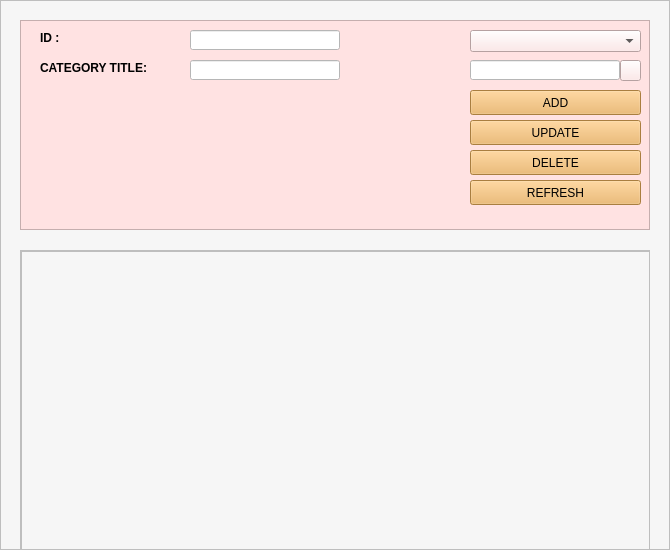
<?xml version="1.0" encoding="UTF-8"?>
<ui version="4.0">
 <class>Form</class>
 <widget class="QWidget" name="Form">
  <property name="geometry">
   <rect>
    <x>0</x>
    <y>0</y>
    <width>670</width>
    <height>550</height>
   </rect>
  </property>
  <property name="windowTitle">
   <string>Form</string>
  </property>
  <widget class="QFrame" name="content">
   <property name="geometry">
    <rect>
     <x>0</x>
     <y>0</y>
     <width>670</width>
     <height>550</height>
    </rect>
   </property>
   <property name="styleSheet">
    <string notr="true">background-color: #F6F6F6;
</string>
   </property>
   <property name="frameShape">
    <enum>QFrame::StyledPanel</enum>
   </property>
   <property name="frameShadow">
    <enum>QFrame::Raised</enum>
   </property>
   <widget class="QScrollArea" name="scrollArea_2">
    <property name="geometry">
     <rect>
      <x>20</x>
      <y>250</y>
      <width>630</width>
      <height>300</height>
     </rect>
    </property>
    <property name="widgetResizable">
     <bool>true</bool>
    </property>
    <widget class="QWidget" name="scrollAreaWidgetContents_2">
     <property name="geometry">
      <rect>
       <x>0</x>
       <y>0</y>
       <width>628</width>
       <height>298</height>
      </rect>
     </property>
     <widget class="QTableWidget" name="cat_table">
      <property name="geometry">
       <rect>
        <x>0</x>
        <y>0</y>
        <width>630</width>
        <height>300</height>
       </rect>
      </property>
     </widget>
    </widget>
   </widget>
   <widget class="QFrame" name="frame_2">
    <property name="geometry">
     <rect>
      <x>20</x>
      <y>20</y>
      <width>630</width>
      <height>210</height>
     </rect>
    </property>
    <property name="styleSheet">
     <string notr="true">background-color:#FFE2E2 ;</string>
    </property>
    <property name="frameShape">
     <enum>QFrame::StyledPanel</enum>
    </property>
    <property name="frameShadow">
     <enum>QFrame::Raised</enum>
    </property>
    <widget class="QLabel" name="label_7">
     <property name="geometry">
      <rect>
       <x>20</x>
       <y>10</y>
       <width>31</width>
       <height>16</height>
      </rect>
     </property>
     <property name="font">
      <font>
       <pointsize>9</pointsize>
       <weight>75</weight>
       <bold>true</bold>
      </font>
     </property>
     <property name="text">
      <string>ID :</string>
     </property>
    </widget>
    <widget class="QLabel" name="label_8">
     <property name="geometry">
      <rect>
       <x>20</x>
       <y>40</y>
       <width>151</width>
       <height>16</height>
      </rect>
     </property>
     <property name="font">
      <font>
       <pointsize>9</pointsize>
       <weight>75</weight>
       <bold>true</bold>
      </font>
     </property>
     <property name="text">
      <string>CATEGORY TITLE:</string>
     </property>
    </widget>
    <widget class="QLineEdit" name="txtCatID">
     <property name="geometry">
      <rect>
       <x>170</x>
       <y>10</y>
       <width>150</width>
       <height>20</height>
      </rect>
     </property>
     <property name="styleSheet">
      <string notr="true">background-color: #FFFFFF;
</string>
     </property>
    </widget>
    <widget class="QPushButton" name="btnfind">
     <property name="geometry">
      <rect>
       <x>600</x>
       <y>40</y>
       <width>21</width>
       <height>21</height>
      </rect>
     </property>
     <property name="text">
      <string/>
     </property>
     <property name="icon">
      <iconset>
       <normaloff>img/search.png</normaloff>img/search.png</iconset>
     </property>
    </widget>
    <widget class="QComboBox" name="comboFind">
     <property name="geometry">
      <rect>
       <x>450</x>
       <y>10</y>
       <width>171</width>
       <height>22</height>
      </rect>
     </property>
    </widget>
    <widget class="QLineEdit" name="findtxt">
     <property name="geometry">
      <rect>
       <x>450</x>
       <y>40</y>
       <width>150</width>
       <height>20</height>
      </rect>
     </property>
     <property name="styleSheet">
      <string notr="true">background-color: #FFFFFF;
</string>
     </property>
    </widget>
    <widget class="QPushButton" name="btnAdd">
     <property name="geometry">
      <rect>
       <x>450</x>
       <y>70</y>
       <width>171</width>
       <height>25</height>
      </rect>
     </property>
     <property name="styleSheet">
      <string notr="true">background-color: #ECB159;</string>
     </property>
     <property name="text">
      <string>ADD</string>
     </property>
     <property name="icon">
      <iconset>
       <normaloff>img/plus.png</normaloff>img/plus.png</iconset>
     </property>
    </widget>
    <widget class="QPushButton" name="btnUpdate">
     <property name="geometry">
      <rect>
       <x>450</x>
       <y>100</y>
       <width>171</width>
       <height>25</height>
      </rect>
     </property>
     <property name="styleSheet">
      <string notr="true">background-color: #ECB159;</string>
     </property>
     <property name="text">
      <string>UPDATE</string>
     </property>
     <property name="icon">
      <iconset>
       <normaloff>img/system-update.png</normaloff>img/system-update.png</iconset>
     </property>
    </widget>
    <widget class="QPushButton" name="btnDel">
     <property name="geometry">
      <rect>
       <x>450</x>
       <y>130</y>
       <width>171</width>
       <height>25</height>
      </rect>
     </property>
     <property name="styleSheet">
      <string notr="true">background-color: #ECB159;</string>
     </property>
     <property name="text">
      <string>DELETE</string>
     </property>
     <property name="icon">
      <iconset>
       <normaloff>img/delete.png</normaloff>img/delete.png</iconset>
     </property>
    </widget>
    <widget class="QPushButton" name="btnReFresh">
     <property name="geometry">
      <rect>
       <x>450</x>
       <y>160</y>
       <width>171</width>
       <height>25</height>
      </rect>
     </property>
     <property name="styleSheet">
      <string notr="true">background-color: #ECB159;</string>
     </property>
     <property name="text">
      <string>REFRESH</string>
     </property>
     <property name="icon">
      <iconset>
       <normaloff>img/loading-arrow.png</normaloff>img/loading-arrow.png</iconset>
     </property>
    </widget>
    <widget class="QLineEdit" name="txtTitle">
     <property name="geometry">
      <rect>
       <x>170</x>
       <y>40</y>
       <width>150</width>
       <height>20</height>
      </rect>
     </property>
     <property name="styleSheet">
      <string notr="true">background-color: #FFFFFF;
</string>
     </property>
    </widget>
   </widget>
  </widget>
 </widget>
 <resources/>
 <connections/>
</ui>
